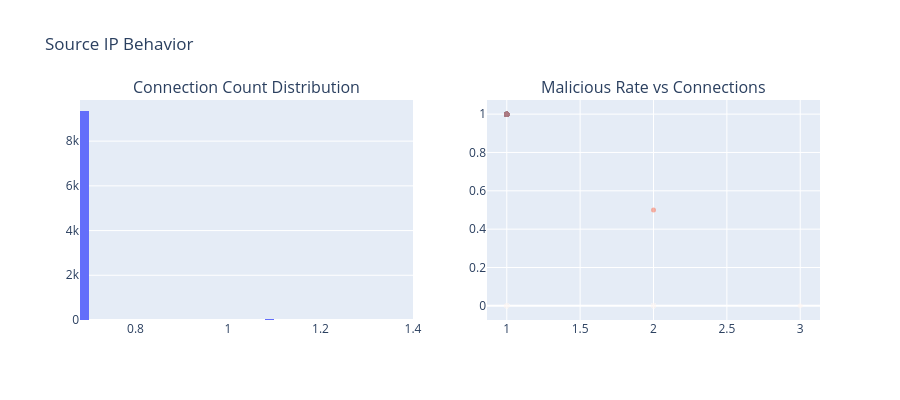

Notebook code cell kept with this figure:
### Code cell
fig = make_subplots(rows=1, cols=2, subplot_titles=(
    'Connection Count Distribution', 'Malicious Rate vs Connections'))

fig.add_trace(go.Histogram(x=np.log1p(src_stats['count']), nbinsx=50, name='log1p(count)'), row=1, col=1)
fig.add_trace(go.Scatter(
    x=src_stats['count'], y=src_stats['malicious_rate'],
    mode='markers', opacity=0.5,
    marker=dict(size=5, color=src_stats['malicious_rate'], colorscale='Reds'),
    name='Malicious rate'), row=1, col=2)

fig.update_layout(height=400, showlegend=False, title_text='Source IP Behavior')
fig.show()

### Figure 1 — Plotly figure (JSON) as saved in the notebook; plotly's stock layout.template omitted (floating-point values rounded to 4 significant figures; data arrays with more than 128 entries replaced by an {"elided": "..."} marker saying what was removed)
{"data": [{"name": "log1p(count)", "nbinsx": 50, "type": "histogram", "x": {"elided": "9392 float values"}, "xaxis": "x", "yaxis": "y"}, {"marker": {"color": {"elided": "9392 float values"}, "colorscale": [[0, "rgb(255,245,240)"], [0.125, "rgb(254,224,210)"], [0.25, "rgb(252,187,161)"], [0.375, "rgb(252,146,114)"], [0.5, "rgb(251,106,74)"], [0.625, "rgb(239,59,44)"], [0.75, "rgb(203,24,29)"], [0.875, "rgb(165,15,21)"], [1, "rgb(103,0,13)"]], "size": 5}, "mode": "markers", "name": "Malicious rate", "opacity": 0.5, "type": "scatter", "x": {"elided": "9392 int values"}, "xaxis": "x2", "y": {"elided": "9392 float values"}, "yaxis": "y2"}], "layout": {"annotations": [{"font": {"size": 16}, "showarrow": false, "text": "Connection Count Distribution", "x": 0.225, "xanchor": "center", "xref": "paper", "y": 1, "yanchor": "bottom", "yref": "paper"}, {"font": {"size": 16}, "showarrow": false, "text": "Malicious Rate vs Connections", "x": 0.775, "xanchor": "center", "xref": "paper", "y": 1, "yanchor": "bottom", "yref": "paper"}], "height": 400, "showlegend": false, "title": {"text": "Source IP Behavior"}, "xaxis": {"anchor": "y", "domain": [0, 0.45]}, "xaxis2": {"anchor": "y2", "domain": [0.55, 1]}, "yaxis": {"anchor": "x", "domain": [0, 1]}, "yaxis2": {"anchor": "x2", "domain": [0, 1]}}}
